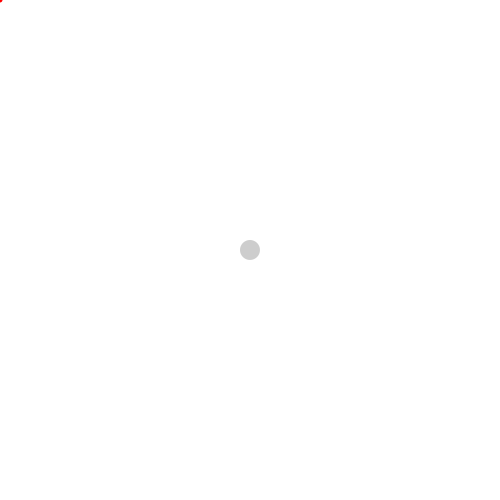
Frame 1 (no input)
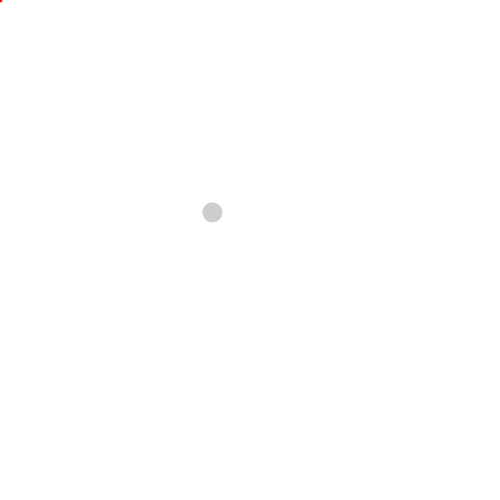
Frame 60 (the mouse pressed at the canvas centre just before this capture)
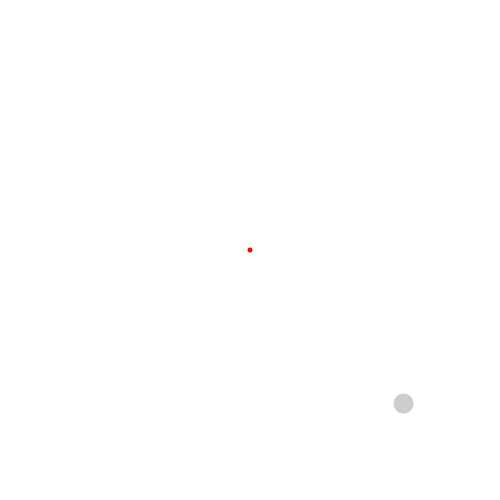
Frame 120 (the mouse held since frame 60 and released just before this capture)

The Processing sketch that drew these frames (run headless with seeded random() and noise(); from frame 60 on, the mouse is pressed at the canvas centre):

// Processing sketch: MouseTrack112
// ── MouseTrack112.pde
ArrayList stones;

PVector pos, vel, acc;
float drag = 1;

void setup(){
  size(500,500);
  smooth();
  frameRate(50);

  stones = new ArrayList();

  stones.add(new Stone(new PVector(0.0, 0.0)));

  pos = new PVector(0,0);
  vel = new PVector(0,0);
  acc = new PVector(0,0);
}

void draw(){
  background(255);
  translate(width*0.5, height*0.5);
  
  updateLists();
}

void updateLists(){
  for(int i=0; i<stones.size(); i++){
    if(((Stone) stones.get(i)).is){
      ((Stone) stones.get(i)).mouseAttractGravity();
      ((Stone) stones.get(i)).draw();
    }
    else {
      stones.remove(i);
    }
  }
}

// ── Stone.pde
class Stone{
  boolean is;
  PVector pos, vel, acc;

  Stone(PVector pos){
    is = true;

    this.pos = new PVector(pos.x, pos.y, 0.0);
    vel = new PVector(0.0, 0.0);
    acc = new PVector(0.0, 0.0);
  }

  void draw(){
    noStroke();
    fill(0,50);

    vel.add(acc);
    acc.set(0,0,0);
    vel.mult(drag);
    pos.add(vel);

    ellipse(pos.x,pos.y,20,20);
  }

  void mouseAttractGravity(){
    float speed = 10;

    noStroke();
    fill(255,0,0);
    PVector m = new PVector(mouseX-width*0.5, mouseY-height*0.5);

    ellipse(m.x, m.y, 5, 5);

    if(m != null && pos != null){
      acc.x = cos(atan2(-pos.y+m.y, -pos.x+m.x))*(1/sqrt((pos.x-m.x)*(pos.x-m.x)+(pos.y-m.y)*(pos.y-m.y)))*speed;
      acc.y = sin(atan2(-pos.y+m.y, -pos.x+m.x))*(1/sqrt((pos.x-m.x)*(pos.x-m.x)+(pos.y-m.y)*(pos.y-m.y)))*speed;
    }
  }

  void mousePush(){
    float speed = 10;

    noStroke();
    fill(255,0,0);
    PVector m = new PVector(mouseX-width*0.5, mouseY-height*0.5);

    ellipse(m.x, m.y, 5, 5);

    if(m != null && pos != null){
      acc.x = cos(atan2(pos.y-m.y, pos.x-m.x))*(1/((pos.x-m.x)*(pos.x-m.x)+(pos.y-m.y)*(pos.y-m.y)))*speed;
      acc.y = sin(atan2(pos.y-m.y, pos.x-m.x))*(1/((pos.x-m.x)*(pos.x-m.x)+(pos.y-m.y)*(pos.y-m.y)))*speed;
    }
  }
}
